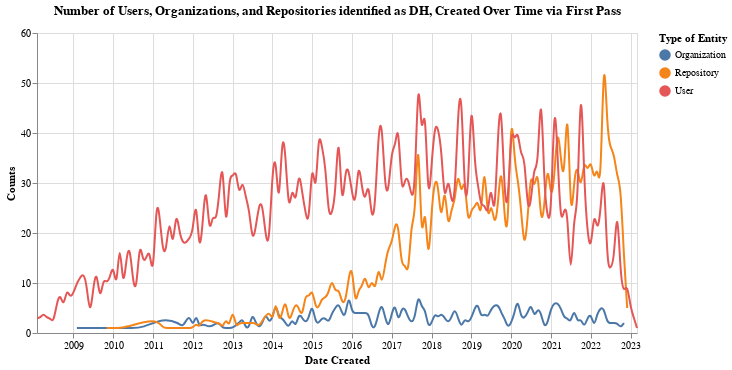

Write notebook code for a chart like this one.
### Code cell
first_pass_chart

### Figure 1 — Vega-Lite specification as saved in the notebook (floating-point values rounded to 4 significant figures; data arrays with more than 128 entries replaced by an {"elided": "..."} marker saying what was removed)
{"$schema": "https://vega.github.io/schema/vega-lite/v5.6.1.json", "config": {"view": {"continuousHeight": 300, "continuousWidth": 300}}, "data": {"name": "data-cb9c3104ae11aa31151b985859cffe32"}, "datasets": {"data-cb9c3104ae11aa31151b985859cffe32": {"elided": "454 records"}}, "height": 300, "layer": [{"encoding": {"color": {"field": "data_type", "title": "Type of Entity", "type": "nominal"}, "x": {"axis": {"format": "%Y"}, "field": "date", "title": "Date Created", "type": "temporal"}, "y": {"field": "counts", "title": "Counts", "type": "quantitative"}}, "mark": {"interpolate": "basis", "type": "line"}}, {"encoding": {"opacity": {"value": 0}, "x": {"field": "date", "type": "temporal"}}, "mark": {"type": "point"}, "name": "view_5"}, {"encoding": {"color": {"field": "data_type", "title": "Type of Entity", "type": "nominal"}, "opacity": {"condition": {"empty": false, "param": "param_5", "value": 1}, "value": 0}, "x": {"axis": {"format": "%Y"}, "field": "date", "title": "Date Created", "type": "temporal"}, "y": {"field": "counts", "title": "Counts", "type": "quantitative"}}, "mark": {"type": "point"}}, {"encoding": {"x": {"field": "date", "type": "temporal"}}, "mark": {"color": "gray", "type": "rule"}, "transform": [{"filter": {"empty": false, "param": "param_5"}}]}, {"encoding": {"color": {"field": "data_type", "title": "Type of Entity", "type": "nominal"}, "text": {"condition": {"empty": false, "field": "counts", "param": "param_5"}, "value": " "}, "x": {"axis": {"format": "%Y"}, "field": "date", "title": "Date Created", "type": "temporal"}, "y": {"field": "counts", "title": "Counts", "type": "quantitative"}}, "mark": {"align": "left", "dx": 5, "dy": -5, "type": "text"}}], "params": [{"name": "param_5", "select": {"encodings": ["x"], "nearest": true, "on": "mouseover", "type": "point"}, "views": ["view_5"]}], "title": "Number of Users, Organizations, and Repositories identified as DH, Created Over Time via First Pass", "width": 600}
